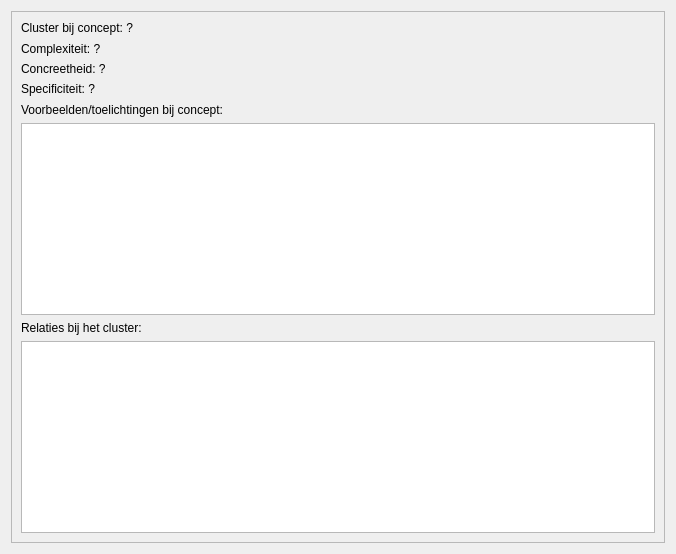
<?xml version="1.0" encoding="UTF-8"?>
<ui version="4.0">
 <class>QtConceptMapRatedConceptWidget</class>
 <widget class="QDialog" name="QtConceptMapRatedConceptWidget">
  <property name="geometry">
   <rect>
    <x>0</x>
    <y>0</y>
    <width>676</width>
    <height>554</height>
   </rect>
  </property>
  <property name="sizePolicy">
   <sizepolicy hsizetype="Preferred" vsizetype="Preferred">
    <horstretch>0</horstretch>
    <verstretch>0</verstretch>
   </sizepolicy>
  </property>
  <property name="windowTitle">
   <string>Dialog</string>
  </property>
  <layout class="QVBoxLayout" name="verticalLayout_2">
   <item>
    <widget class="QFrame" name="frame">
     <property name="frameShape">
      <enum>QFrame::StyledPanel</enum>
     </property>
     <property name="frameShadow">
      <enum>QFrame::Raised</enum>
     </property>
     <layout class="QVBoxLayout" name="verticalLayout">
      <item>
       <widget class="QLabel" name="label_name">
        <property name="text">
         <string>Cluster bij concept: ?</string>
        </property>
        <property name="wordWrap">
         <bool>true</bool>
        </property>
       </widget>
      </item>
      <item>
       <widget class="QLabel" name="label_complexity">
        <property name="text">
         <string>Complexiteit: ?</string>
        </property>
       </widget>
      </item>
      <item>
       <widget class="QLabel" name="label_concreteness">
        <property name="text">
         <string>Concreetheid: ?</string>
        </property>
       </widget>
      </item>
      <item>
       <widget class="QLabel" name="label_specificity">
        <property name="text">
         <string>Specificiteit: ?</string>
        </property>
       </widget>
      </item>
      <item>
       <widget class="QLabel" name="label_concept_examples">
        <property name="text">
         <string>Voorbeelden/toelichtingen bij concept:</string>
        </property>
       </widget>
      </item>
      <item>
       <widget class="QListWidget" name="list_concept_examples">
        <property name="sizePolicy">
         <sizepolicy hsizetype="Expanding" vsizetype="Fixed">
          <horstretch>0</horstretch>
          <verstretch>0</verstretch>
         </sizepolicy>
        </property>
        <property name="verticalScrollBarPolicy">
         <enum>Qt::ScrollBarAsNeeded</enum>
        </property>
        <property name="horizontalScrollBarPolicy">
         <enum>Qt::ScrollBarAsNeeded</enum>
        </property>
        <property name="resizeMode">
         <enum>QListView::Adjust</enum>
        </property>
        <property name="wordWrap">
         <bool>true</bool>
        </property>
       </widget>
      </item>
      <item>
       <widget class="QLabel" name="label_cluster_relations">
        <property name="text">
         <string>Relaties bij het cluster:</string>
        </property>
       </widget>
      </item>
      <item>
       <widget class="QListWidget" name="list_cluster_relations">
        <property name="sizePolicy">
         <sizepolicy hsizetype="Expanding" vsizetype="Fixed">
          <horstretch>0</horstretch>
          <verstretch>0</verstretch>
         </sizepolicy>
        </property>
        <property name="verticalScrollBarPolicy">
         <enum>Qt::ScrollBarAsNeeded</enum>
        </property>
        <property name="horizontalScrollBarPolicy">
         <enum>Qt::ScrollBarAlwaysOff</enum>
        </property>
        <property name="resizeMode">
         <enum>QListView::Adjust</enum>
        </property>
        <property name="wordWrap">
         <bool>true</bool>
        </property>
       </widget>
      </item>
     </layout>
    </widget>
   </item>
  </layout>
 </widget>
 <resources/>
 <connections/>
</ui>
